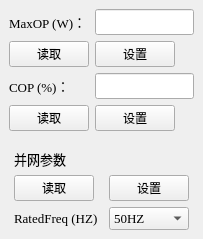
          <widget class="QWidget" name="widget_6" native="true">
           <layout class="QGridLayout" name="gridLayout_11">
            <property name="leftMargin">
             <number>0</number>
            </property>
            <property name="topMargin">
             <number>0</number>
            </property>
            <property name="rightMargin">
             <number>0</number>
            </property>
            <property name="bottomMargin">
             <number>0</number>
            </property>
            <property name="verticalSpacing">
             <number>0</number>
            </property>
            <item row="1" column="1">
             <widget class="QWidget" name="widget_21" native="true">
              <layout class="QGridLayout" name="gridLayout_21">
               <property name="topMargin">
                <number>9</number>
               </property>
               <property name="bottomMargin">
                <number>9</number>
               </property>
               <property name="verticalSpacing">
                <number>6</number>
               </property>
               <item row="1" column="0">
                <widget class="QPushButton" name="pushButton_GridRead">
                 <property name="sizePolicy">
                  <sizepolicy hsizetype="Fixed" vsizetype="Fixed">
                   <horstretch>0</horstretch>
                   <verstretch>0</verstretch>
                  </sizepolicy>
                 </property>
                 <property name="font">
                  <font>
                   <family>微软雅黑</family>
                   <pointsize>9</pointsize>
                   <bold>false</bold>
                  </font>
                 </property>
                 <property name="text">
                  <string>读取</string>
                 </property>
                </widget>
               </item>
               <item row="1" column="1">
                <widget class="QPushButton" name="pushButton_GridSet">
                 <property name="sizePolicy">
                  <sizepolicy hsizetype="Fixed" vsizetype="Fixed">
                   <horstretch>0</horstretch>
                   <verstretch>0</verstretch>
                  </sizepolicy>
                 </property>
                 <property name="font">
                  <font>
                   <family>微软雅黑</family>
                   <pointsize>9</pointsize>
                   <bold>false</bold>
                  </font>
                 </property>
                 <property name="text">
                  <string>设置</string>
                 </property>
                </widget>
               </item>
               <item row="0" column="0">
                <widget class="QLabel" name="label_8">
                 <property name="sizePolicy">
                  <sizepolicy hsizetype="Preferred" vsizetype="Fixed">
                   <horstretch>0</horstretch>
                   <verstretch>0</verstretch>
                  </sizepolicy>
                 </property>
                 <property name="font">
                  <font>
                   <family>微软雅黑</family>
                   <pointsize>10</pointsize>
                   <bold>false</bold>
                  </font>
                 </property>
                 <property name="text">
                  <string>并网参数</string>
                 </property>
                </widget>
               </item>
               <item row="2" column="0">
                <widget class="QLabel" name="label_RatedFreq">
                 <property name="font">
                  <font>
                   <family>Times New Roman</family>
                   <pointsize>10</pointsize>
                   <bold>false</bold>
                  </font>
                 </property>
                 <property name="text">
                  <string>RatedFreq (HZ)</string>
                 </property>
                </widget>
               </item>
               <item row="2" column="1">
                <widget class="QComboBox" name="comboBox_RatedFreq">
                 <property name="sizePolicy">
                  <sizepolicy hsizetype="Preferred" vsizetype="Fixed">
                   <horstretch>0</horstretch>
                   <verstretch>0</verstretch>
                  </sizepolicy>
                 </property>
                 <property name="minimumSize">
                  <size>
                   <width>0</width>
                   <height>0</height>
                  </size>
                 </property>
                 <property name="font">
                  <font>
                   <family>Times New Roman</family>
                   <pointsize>10</pointsize>
                   <bold>false</bold>
                  </font>
                 </property>
                 <item>
                  <property name="text">
                   <string>50HZ</string>
                  </property>
                 </item>
                 <item>
                  <property name="text">
                   <string>60HZ</string>
                  </property>
                 </item>
                </widget>
               </item>
              </layout>
             </widget>
            </item>
            <item row="0" column="1">
             <widget class="QWidget" name="widget" native="true">
              <property name="sizePolicy">
               <sizepolicy hsizetype="Fixed" vsizetype="Fixed">
                <horstretch>0</horstretch>
                <verstretch>0</verstretch>
               </sizepolicy>
              </property>
              <layout class="QGridLayout" name="gridLayout_9">
               <property name="verticalSpacing">
                <number>6</number>
               </property>
               <item row="0" column="0">
                <widget class="QLabel" name="label_MaxOP">
                 <property name="sizePolicy">
                  <sizepolicy hsizetype="Fixed" vsizetype="Fixed">
                   <horstretch>0</horstretch>
                   <verstretch>0</verstretch>
                  </sizepolicy>
                 </property>
                 <property name="font">
                  <font>
                   <family>Times New Roman</family>
                   <pointsize>10</pointsize>
                   <bold>false</bold>
                  </font>
                 </property>
                 <property name="text">
                  <string>MaxOP (W)：</string>
                 </property>
                </widget>
               </item>
               <item row="2" column="0">
                <widget class="QLabel" name="label_COP">
                 <property name="sizePolicy">
                  <sizepolicy hsizetype="Fixed" vsizetype="Fixed">
                   <horstretch>0</horstretch>
                   <verstretch>0</verstretch>
                  </sizepolicy>
                 </property>
                 <property name="font">
                  <font>
                   <family>Times New Roman</family>
                   <pointsize>10</pointsize>
                   <bold>false</bold>
                  </font>
                 </property>
                 <property name="text">
                  <string>COP (%)：    </string>
                 </property>
                </widget>
               </item>
               <item row="2" column="1">
                <widget class="QLineEdit" name="lineEdit_COP">
                 <property name="sizePolicy">
                  <sizepolicy hsizetype="Fixed" vsizetype="Fixed">
                   <horstretch>0</horstretch>
                   <verstretch>0</verstretch>
                  </sizepolicy>
                 </property>
                 <property name="maximumSize">
                  <size>
                   <width>99</width>
                   <height>16777215</height>
                  </size>
                 </property>
                 <property name="baseSize">
                  <size>
                   <width>70</width>
                   <height>22</height>
                  </size>
                 </property>
                 <property name="font">
                  <font>
                   <family>Times New Roman</family>
                   <pointsize>11</pointsize>
                   <bold>false</bold>
                  </font>
                 </property>
                </widget>
               </item>
               <item row="0" column="1">
                <widget class="QLineEdit" name="lineEdit_MaxOP">
                 <property name="sizePolicy">
                  <sizepolicy hsizetype="Fixed" vsizetype="Fixed">
                   <horstretch>0</horstretch>
                   <verstretch>0</verstretch>
                  </sizepolicy>
                 </property>
                 <property name="maximumSize">
                  <size>
                   <width>99</width>
                   <height>16777215</height>
                  </size>
                 </property>
                 <property name="baseSize">
                  <size>
                   <width>0</width>
                   <height>0</height>
                  </size>
                 </property>
                 <property name="font">
                  <font>
                   <family>Times New Roman</family>
                   <pointsize>11</pointsize>
                   <bold>false</bold>
                  </font>
                 </property>
                 <property name="maxLength">
                  <number>32767</number>
                 </property>
                </widget>
               </item>
               <item row="1" column="0">
                <widget class="QPushButton" name="pushButton_MaxOP_read">
                 <property name="sizePolicy">
                  <sizepolicy hsizetype="Fixed" vsizetype="Fixed">
                   <horstretch>0</horstretch>
                   <verstretch>0</verstretch>
                  </sizepolicy>
                 </property>
                 <property name="maximumSize">
                  <size>
                   <width>16777215</width>
                   <height>16777215</height>
                  </size>
                 </property>
                 <property name="font">
                  <font>
                   <family>微软雅黑</family>
                   <pointsize>9</pointsize>
                   <bold>false</bold>
                  </font>
                 </property>
                 <property name="text">
                  <string>读取</string>
                 </property>
                </widget>
               </item>
               <item row="1" column="1">
                <widget class="QPushButton" name="pushButton_MaxOP_set">
                 <property name="sizePolicy">
                  <sizepolicy hsizetype="Fixed" vsizetype="Fixed">
                   <horstretch>0</horstretch>
                   <verstretch>0</verstretch>
                  </sizepolicy>
                 </property>
                 <property name="maximumSize">
                  <size>
                   <width>16777215</width>
                   <height>16777215</height>
                  </size>
                 </property>
                 <property name="font">
                  <font>
                   <family>微软雅黑</family>
                   <pointsize>9</pointsize>
                   <bold>false</bold>
                  </font>
                 </property>
                 <property name="text">
                  <string>设置</string>
                 </property>
                </widget>
               </item>
               <item row="3" column="0">
                <widget class="QPushButton" name="pushButton_COP_read">
                 <property name="sizePolicy">
                  <sizepolicy hsizetype="Fixed" vsizetype="Fixed">
                   <horstretch>0</horstretch>
                   <verstretch>0</verstretch>
                  </sizepolicy>
                 </property>
                 <property name="maximumSize">
                  <size>
                   <width>16777215</width>
                   <height>16777215</height>
                  </size>
                 </property>
                 <property name="font">
                  <font>
                   <family>微软雅黑</family>
                   <pointsize>9</pointsize>
                   <bold>false</bold>
                  </font>
                 </property>
                 <property name="text">
                  <string>读取</string>
                 </property>
                </widget>
               </item>
               <item row="3" column="1">
                <widget class="QPushButton" name="pushButton_COP_set">
                 <property name="sizePolicy">
                  <sizepolicy hsizetype="Fixed" vsizetype="Fixed">
                   <horstretch>0</horstretch>
                   <verstretch>0</verstretch>
                  </sizepolicy>
                 </property>
                 <property name="maximumSize">
                  <size>
                   <width>16777215</width>
                   <height>16777215</height>
                  </size>
                 </property>
                 <property name="font">
                  <font>
                   <family>微软雅黑</family>
                   <pointsize>9</pointsize>
                   <bold>false</bold>
                  </font>
                 </property>
                 <property name="text">
                  <string>设置</string>
                 </property>
                </widget>
               </item>
              </layout>
             </widget>
            </item>
           </layout>
          </widget>
